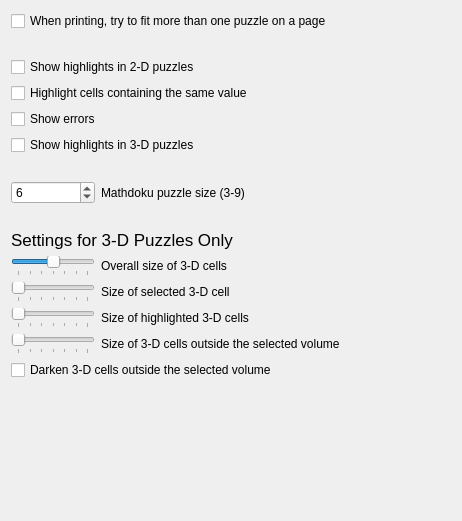
<?xml version="1.0" encoding="UTF-8"?>
<ui version="4.0">
 <class>ConfigGame</class>
 <widget class="QWidget" name="ConfigGame">
  <property name="geometry">
   <rect>
    <x>0</x>
    <y>0</y>
    <width>462</width>
    <height>521</height>
   </rect>
  </property>
  <layout class="QVBoxLayout" name="verticalLayout">
   <item>
    <widget class="QCheckBox" name="kcfg_PrintMulti">
     <property name="toolTip">
      <string/>
     </property>
     <property name="text">
      <string>When printing, try to fit more than one puzzle on a page</string>
     </property>
    </widget>
   </item>
   <item>
    <spacer name="verticalSpacer">
     <property name="orientation">
      <enum>Qt::Vertical</enum>
     </property>
     <property name="sizeType">
      <enum>QSizePolicy::Fixed</enum>
     </property>
     <property name="sizeHint" stdset="0">
      <size>
       <width>20</width>
       <height>20</height>
      </size>
     </property>
    </spacer>
   </item>
   <item>
    <widget class="QCheckBox" name="kcfg_ShowHighlights">
     <property name="toolTip">
      <string>Highlight the row, column and block that contain the selected cell</string>
     </property>
     <property name="whatsThis">
      <string>Highlight the row, column and block that contain the selected cell. Blocks may be square or irregular (as in jigsaw-type or XSudoku puzzles).</string>
     </property>
     <property name="text">
      <string>Show highlights in 2-D puzzles</string>
     </property>
    </widget>
   </item>
   <item>
    <widget class="QCheckBox" name="kcfg_HighlightSameValues">
     <property name="toolTip">
      <string>Highlight all cells that contain the same value as the selected cell</string>
     </property>
     <property name="whatsThis">
      <string>When you select a cell containing a number, all other cells containing the same number will be highlighted. This can help you quickly identify patterns and potential conflicts.</string>
     </property>
     <property name="text">
      <string>Highlight cells containing the same value</string>
     </property>
    </widget>
   </item>
   <item>
    <widget class="QCheckBox" name="kcfg_ShowErrors">
     <property name="toolTip">
      <string>Highlight in red any cells whose values break the Sudoku rules.</string>
     </property>
     <property name="whatsThis">
      <string>Highlight in red any cells whose values break the Sudoku rules.</string>
     </property>
     <property name="text">
      <string>Show errors</string>
     </property>
    </widget>
   </item>
   <item>
    <widget class="QCheckBox" name="kcfg_ShowHighlights3D">
     <property name="toolTip">
      <string>Highlight the planes (blocks) that contain the selected cell.</string>
     </property>
     <property name="whatsThis">
      <string>Highlight the planes (blocks) that contain the selected cell.</string>
     </property>
     <property name="text">
      <string>Show highlights in 3-D puzzles</string>
     </property>
    </widget>
   </item>
   <item>
    <spacer name="spacer_3">
     <property name="orientation">
      <enum>Qt::Vertical</enum>
     </property>
     <property name="sizeType">
      <enum>QSizePolicy::Fixed</enum>
     </property>
     <property name="sizeHint" stdset="0">
      <size>
       <width>20</width>
       <height>20</height>
      </size>
     </property>
    </spacer>
   </item>
   <item>
    <layout class="QHBoxLayout" name="horizontalLayout_5">
     <property name="topMargin">
      <number>0</number>
     </property>
     <property name="bottomMargin">
      <number>0</number>
     </property>
     <item>
      <widget class="QSpinBox" name="kcfg_MathdokuSize">
       <property name="sizePolicy">
        <sizepolicy hsizetype="Fixed" vsizetype="Preferred">
         <horstretch>200</horstretch>
         <verstretch>0</verstretch>
        </sizepolicy>
       </property>
       <property name="minimumSize">
        <size>
         <width>84</width>
         <height>0</height>
        </size>
       </property>
       <property name="minimum">
        <number>3</number>
       </property>
       <property name="maximum">
        <number>9</number>
       </property>
       <property name="value">
        <number>6</number>
       </property>
      </widget>
     </item>
     <item>
      <widget class="QLabel" name="label_4">
       <property name="sizePolicy">
        <sizepolicy hsizetype="Expanding" vsizetype="Preferred">
         <horstretch>0</horstretch>
         <verstretch>0</verstretch>
        </sizepolicy>
       </property>
       <property name="text">
        <string>Mathdoku puzzle size (3-9)</string>
       </property>
      </widget>
     </item>
    </layout>
   </item>
   <item>
    <spacer name="verticalSpacer_2">
     <property name="orientation">
      <enum>Qt::Vertical</enum>
     </property>
     <property name="sizeType">
      <enum>QSizePolicy::Fixed</enum>
     </property>
     <property name="sizeHint" stdset="0">
      <size>
       <width>20</width>
       <height>20</height>
      </size>
     </property>
    </spacer>
   </item>
   <item>
    <widget class="QLabel" name="label_2">
     <property name="font">
      <font>
       <pointsize>13</pointsize>
      </font>
     </property>
     <property name="text">
      <string>Settings for 3-D Puzzles Only</string>
     </property>
    </widget>
   </item>
   <item>
    <layout class="QHBoxLayout" name="horizontalLayout">
     <item>
      <widget class="QSlider" name="kcfg_OverallSize3D">
       <property name="sizePolicy">
        <sizepolicy hsizetype="Fixed" vsizetype="Preferred">
         <horstretch>200</horstretch>
         <verstretch>0</verstretch>
        </sizepolicy>
       </property>
       <property name="toolTip">
        <string>Set the relative size of 3-D cells and the spaces between them.</string>
       </property>
       <property name="whatsThis">
        <string>Set the relative size of 3-D cells and the spaces between them.</string>
       </property>
       <property name="minimum">
        <number>7</number>
       </property>
       <property name="maximum">
        <number>13</number>
       </property>
       <property name="singleStep">
        <number>1</number>
       </property>
       <property name="pageStep">
        <number>1</number>
       </property>
       <property name="value">
        <number>10</number>
       </property>
       <property name="sliderPosition">
        <number>10</number>
       </property>
       <property name="orientation">
        <enum>Qt::Horizontal</enum>
       </property>
       <property name="invertedAppearance">
        <bool>false</bool>
       </property>
       <property name="tickPosition">
        <enum>QSlider::TicksBelow</enum>
       </property>
       <property name="tickInterval">
        <number>1</number>
       </property>
      </widget>
     </item>
     <item>
      <widget class="QLabel" name="label_6">
       <property name="sizePolicy">
        <sizepolicy hsizetype="Expanding" vsizetype="Preferred">
         <horstretch>0</horstretch>
         <verstretch>0</verstretch>
        </sizepolicy>
       </property>
       <property name="toolTip">
        <string>Set the relative size of 3-D cells and the spaces between them.</string>
       </property>
       <property name="whatsThis">
        <string>Set the relative size of 3-D cells and the spaces between them.</string>
       </property>
       <property name="text">
        <string>Overall size of 3-D cells</string>
       </property>
       <property name="buddy">
        <cstring>kcfg_OverallSize3D</cstring>
       </property>
      </widget>
     </item>
    </layout>
   </item>
   <item>
    <layout class="QHBoxLayout" name="horizontalLayout_1">
     <item>
      <widget class="QSlider" name="kcfg_SelectionSize3D">
       <property name="sizePolicy">
        <sizepolicy hsizetype="Fixed" vsizetype="Preferred">
         <horstretch>200</horstretch>
         <verstretch>0</verstretch>
        </sizepolicy>
       </property>
       <property name="toolTip">
        <string>Shrink or expand a cell by up to 30% when it is selected.</string>
       </property>
       <property name="whatsThis">
        <string>Shrink or expand a cell by up to 30% when it is selected.</string>
       </property>
       <property name="minimum">
        <number>7</number>
       </property>
       <property name="maximum">
        <number>13</number>
       </property>
       <property name="singleStep">
        <number>1</number>
       </property>
       <property name="pageStep">
        <number>1</number>
       </property>
       <property name="value">
        <number>7</number>
       </property>
       <property name="sliderPosition">
        <number>7</number>
       </property>
       <property name="orientation">
        <enum>Qt::Horizontal</enum>
       </property>
       <property name="invertedAppearance">
        <bool>false</bool>
       </property>
       <property name="tickPosition">
        <enum>QSlider::TicksBelow</enum>
       </property>
       <property name="tickInterval">
        <number>1</number>
       </property>
      </widget>
     </item>
     <item>
      <widget class="QLabel" name="label">
       <property name="sizePolicy">
        <sizepolicy hsizetype="Expanding" vsizetype="Preferred">
         <horstretch>0</horstretch>
         <verstretch>0</verstretch>
        </sizepolicy>
       </property>
       <property name="toolTip">
        <string>Shrink or expand a cell by up to 30% when it is selected.</string>
       </property>
       <property name="whatsThis">
        <string>Shrink or expand a cell by up to 30% when it is selected.</string>
       </property>
       <property name="text">
        <string>Size of selected 3-D cell</string>
       </property>
       <property name="buddy">
        <cstring>kcfg_SelectionSize3D</cstring>
       </property>
      </widget>
     </item>
    </layout>
   </item>
   <item>
    <layout class="QHBoxLayout" name="horizontalLayout_2">
     <item>
      <widget class="QSlider" name="kcfg_HighlightedSize3D">
       <property name="sizePolicy">
        <sizepolicy hsizetype="Fixed" vsizetype="Preferred">
         <horstretch>200</horstretch>
         <verstretch>0</verstretch>
        </sizepolicy>
       </property>
       <property name="toolTip">
        <string>Shrink or expand cells by up to 30% when they are highlighted.</string>
       </property>
       <property name="whatsThis">
        <string>Shrink or expand cells by up to 30% when they are highlighted.</string>
       </property>
       <property name="minimum">
        <number>7</number>
       </property>
       <property name="maximum">
        <number>13</number>
       </property>
       <property name="pageStep">
        <number>1</number>
       </property>
       <property name="value">
        <number>7</number>
       </property>
       <property name="orientation">
        <enum>Qt::Horizontal</enum>
       </property>
       <property name="tickPosition">
        <enum>QSlider::TicksBelow</enum>
       </property>
       <property name="tickInterval">
        <number>1</number>
       </property>
      </widget>
     </item>
     <item>
      <widget class="QLabel" name="label_3">
       <property name="sizePolicy">
        <sizepolicy hsizetype="Expanding" vsizetype="Preferred">
         <horstretch>0</horstretch>
         <verstretch>0</verstretch>
        </sizepolicy>
       </property>
       <property name="toolTip">
        <string>Shrink or expand cells by up to 30% when they are highlighted.</string>
       </property>
       <property name="whatsThis">
        <string>Shrink or expand cells by up to 30% when they are highlighted.</string>
       </property>
       <property name="text">
        <string>Size of highlighted 3-D cells</string>
       </property>
       <property name="buddy">
        <cstring>kcfg_HighlightedSize3D</cstring>
       </property>
      </widget>
     </item>
    </layout>
   </item>
   <item>
    <layout class="QHBoxLayout" name="horizontalLayout_4">
     <item>
      <widget class="QSlider" name="kcfg_OuterCellSize3D">
       <property name="sizePolicy">
        <sizepolicy hsizetype="Fixed" vsizetype="Preferred">
         <horstretch>200</horstretch>
         <verstretch>0</verstretch>
        </sizepolicy>
       </property>
       <property name="toolTip">
        <string>Shrink cells by up to 60% if they are not in an NxNxN cube that contains the selected cell.</string>
       </property>
       <property name="whatsThis">
        <string>Shrink cells by up to 60% if they are not in an NxNxN cube that contains the selected cell. This is useful if a 3-D puzzle has more than one cube.</string>
       </property>
       <property name="minimum">
        <number>4</number>
       </property>
       <property name="maximum">
        <number>10</number>
       </property>
       <property name="pageStep">
        <number>1</number>
       </property>
       <property name="value">
        <number>4</number>
       </property>
       <property name="orientation">
        <enum>Qt::Horizontal</enum>
       </property>
       <property name="tickPosition">
        <enum>QSlider::TicksBelow</enum>
       </property>
       <property name="tickInterval">
        <number>1</number>
       </property>
      </widget>
     </item>
     <item>
      <widget class="QLabel" name="label_5">
       <property name="sizePolicy">
        <sizepolicy hsizetype="Expanding" vsizetype="Preferred">
         <horstretch>0</horstretch>
         <verstretch>0</verstretch>
        </sizepolicy>
       </property>
       <property name="toolTip">
        <string>Shrink cells by up to 60% if they are not in an NxNxN cube that contains the selected cell.</string>
       </property>
       <property name="whatsThis">
        <string>Shrink cells by up to 60% if they are not in an NxNxN cube that contains the selected cell. This is useful if a 3-D puzzle has more than one cube.</string>
       </property>
       <property name="text">
        <string>Size of 3-D cells outside the selected volume</string>
       </property>
       <property name="buddy">
        <cstring>kcfg_OuterCellSize3D</cstring>
       </property>
      </widget>
     </item>
    </layout>
   </item>
   <item>
    <layout class="QHBoxLayout" name="horizontalLayout_3">
     <item>
      <widget class="QCheckBox" name="kcfg_DarkenOuterCells3D">
       <property name="toolTip">
        <string>Darken cells if they are not in an NxNxN cube that contains the selected cell.</string>
       </property>
       <property name="whatsThis">
        <string>Shrink cells by up to 60% if they are not in an NxNxN cube that contains the selected cell. This is useful if a 3-D puzzle has more than one cube.</string>
       </property>
       <property name="text">
        <string>Darken 3-D cells outside the selected volume</string>
       </property>
      </widget>
     </item>
     <item>
      <spacer name="horizontalSpacer">
       <property name="orientation">
        <enum>Qt::Horizontal</enum>
       </property>
       <property name="sizeHint" stdset="0">
        <size>
         <width>40</width>
         <height>20</height>
        </size>
       </property>
      </spacer>
     </item>
    </layout>
   </item>
   <item>
    <spacer>
     <property name="orientation">
      <enum>Qt::Vertical</enum>
     </property>
     <property name="sizeType">
      <enum>QSizePolicy::Expanding</enum>
     </property>
     <property name="sizeHint" stdset="0">
      <size>
       <width>20</width>
       <height>40</height>
      </size>
     </property>
    </spacer>
   </item>
  </layout>
 </widget>
 <tabstops>
  <tabstop>kcfg_ShowHighlights</tabstop>
  <tabstop>kcfg_ShowErrors</tabstop>
  <tabstop>kcfg_ShowHighlights3D</tabstop>
  <tabstop>kcfg_SelectionSize3D</tabstop>
  <tabstop>kcfg_HighlightedSize3D</tabstop>
  <tabstop>kcfg_OuterCellSize3D</tabstop>
  <tabstop>kcfg_DarkenOuterCells3D</tabstop>
 </tabstops>
 <resources/>
 <connections/>
</ui>
